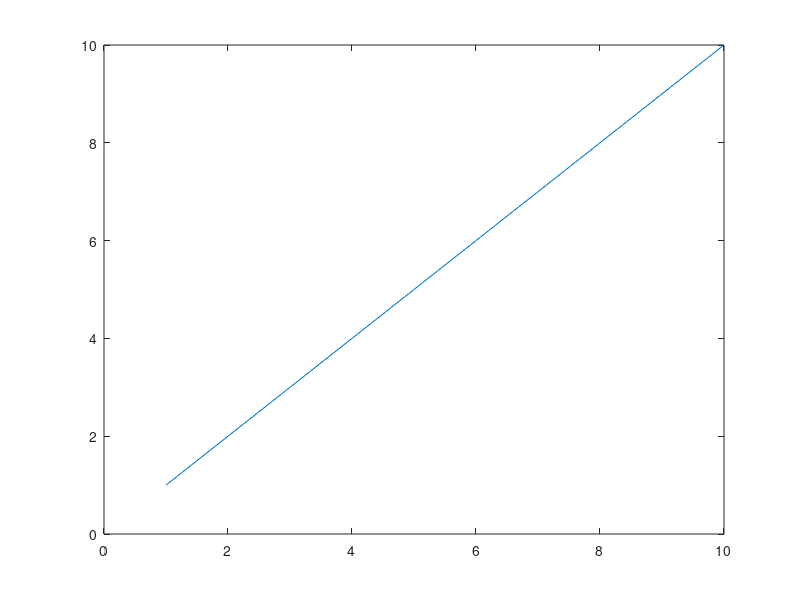

The MATLAB script that drew this image:
function scrolldemo
plot(1:10)
ax1 = gca;
ax2 = axes('position',get(ax1,'position'));
plot(ax2,10:-1:1)
ax3 = axes('position',get(ax1,'position'));
plot(ax3,1:10,repmat(5,1,10));
f = gcf;
set(findobj(ax2),'Visible','off');
set(findobj(ax3),'Visible','off');
set(f,'WindowKeyPressFcn',@scrollaxes)
function scrollaxes(src,evt)
allax = findobj(src,'Type','Axes');
currax = findobj(src,'Type','Axes','Visible','on');
nextdownkey = allax([2:end 1]);
nextupkey = allax([end 1:end-1]);
if strcmp(evt.Key,'downarrow')
      set(findobj(currax),'Visible','off')
      set(findobj(nextdownkey(currax==allax)),'Visible','on');
elseif strcmp(evt.Key,'uparrow')
      set(findobj(currax),'Visible','off')
      set(findobj(nextupkey(currax==allax)),'Visible','on');
end